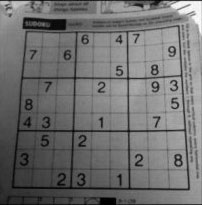
#> input picture images/ada_threshold.jpg, 202 x 205 px, found by its file name
$ python '边缘检测.py'
#> lines starting #> are read from the running program, lines starting #| are printed output that depends on the picture
#coding:utf-8
#边缘检测
import cv2 as cv
import numpy as np
from matplotlib import pyplot as plt

img = cv.imread('D:/python_file/Opencv3_study_file/images/ada_threshold.jpg')
#> img is the input picture: shape (205, 202, 3); min 0, max 255, mean 111.4

edges = cv.Canny(img,100,200)
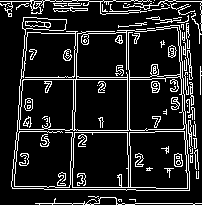
#> edges: shape (205, 202); 13.9% white in thin lines or dots

plt.subplot(121),plt.imshow(img,cmap = 'gray')
plt.title('Original Image'), plt.xticks([]), plt.yticks([])
plt.subplot(122),plt.imshow(edges,cmap = 'gray')
plt.title('Edge Image'), plt.xticks([]), plt.yticks([])
plt.show()
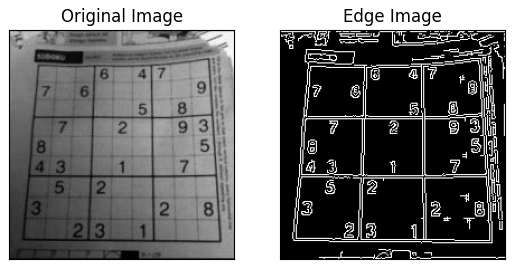
#> figure drawn by matplotlib, 2 panels
